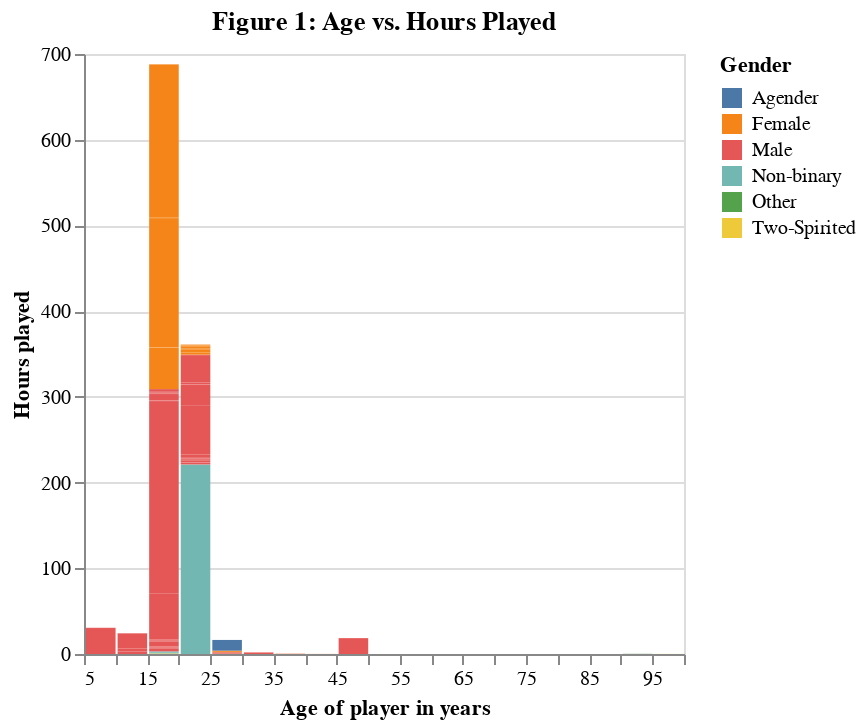

The code cell stored with this chart in its notebook:
### Code cell
plot_age = alt.Chart(players_filtered, title="Figure 1: Age vs. Hours Played").mark_bar().encode(
    x = alt.X("age").title("Age of player in years").bin(maxbins = 20),
    y = alt.Y("played_hours").title("Hours played"),
    color=alt.Color("gender").title("Gender")
)
plot_age

### Figure 1 — Vega specification as saved in the notebook (floating-point values rounded to 4 significant figures; data arrays with more than 128 entries replaced by an {"elided": "..."} marker saying what was removed)
{"$schema": "https://vega.github.io/schema/vega/v5.json", "data": [{"name": "source_0", "values": {"elided": "185 records"}}, {"name": "source_0_color_domain_gender", "values": [{"gender": "Male"}, {"gender": "Female"}, {"gender": "Non-binary"}, {"gender": "Agender"}, {"gender": "Two-Spirited"}, {"gender": "Other"}]}], "signals": [{"name": "bin_maxbins_20_age_bins", "value": {"fields": ["age"], "fname": "bin_age", "start": 5.0, "step": 5.0, "stop": 100.0}}], "marks": [{"type": "rect", "name": "marks", "from": {"data": "source_0"}, "encode": {"update": {"x": {"field": "bin_maxbins_20_age_end", "scale": "x", "offset": {"signal": "0.5 + (abs(scale(\"x\", datum[\"bin_maxbins_20_age_end\"]) - scale(\"x\", datum[\"bin_maxbins_20_age\"])) < 0.25 ? 0.5 * (0.25 - (abs(scale(\"x\", datum[\"bin_maxbins_20_age_end\"]) - scale(\"x\", datum[\"bin_maxbins_20_age\"])))) : -0.5)"}}, "y": {"field": "played_hours_end", "scale": "y"}, "y2": {"field": "played_hours_start", "scale": "y"}, "fill": {"field": "gender", "scale": "color"}, "x2": {"field": "bin_maxbins_20_age", "scale": "x", "offset": {"signal": "0.5 + (abs(scale(\"x\", datum[\"bin_maxbins_20_age_end\"]) - scale(\"x\", datum[\"bin_maxbins_20_age\"])) < 0.25 ? -0.5 * (0.25 - (abs(scale(\"x\", datum[\"bin_maxbins_20_age_end\"]) - scale(\"x\", datum[\"bin_maxbins_20_age\"])))) : 0.5)"}}}}, "style": ["bar"]}], "scales": [{"name": "x", "type": "linear", "domain": {"signal": "[bin_maxbins_20_age_bins.start, bin_maxbins_20_age_bins.stop]"}, "range": [0, {"signal": "width"}], "bins": {"signal": "bin_maxbins_20_age_bins"}, "zero": false}, {"name": "y", "type": "linear", "domain": {"data": "source_0", "fields": ["played_hours_start", "played_hours_end"]}, "range": [{"signal": "height"}, 0], "zero": true, "nice": true}, {"name": "color", "type": "ordinal", "domain": {"data": "source_0_color_domain_gender", "field": "gender", "sort": true}, "range": "category"}], "axes": [{"scale": "y", "minExtent": 0, "maxExtent": 0, "domain": false, "gridScale": "x", "aria": false, "tickCount": {"signal": "ceil(height/40)"}, "zindex": 0, "orient": "left", "ticks": false, "grid": true, "labels": false}, {"scale": "x", "grid": false, "labelOverlap": true, "labelFlush": true, "title": "Age of player in years", "orient": "bottom", "tickCount": {"signal": "ceil(width/10)"}, "zindex": 0}, {"scale": "y", "labelOverlap": true, "tickCount": {"signal": "ceil(height/40)"}, "zindex": 0, "orient": "left", "grid": false, "title": "Hours played"}], "title": {"text": "Figure 1: Age vs. Hours Played", "frame": "group"}, "background": "white", "style": "cell", "width": 300, "legends": [{"title": "Gender", "fill": "color", "symbolType": "square"}], "padding": 5, "height": 300}
